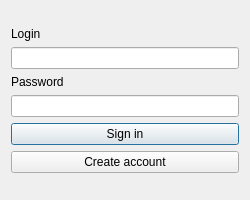
<?xml version="1.0" encoding="UTF-8"?>
<ui version="4.0">
 <class>SignInWindow</class>
 <widget class="QDialog" name="SignInWindow">
  <property name="geometry">
   <rect>
    <x>0</x>
    <y>0</y>
    <width>250</width>
    <height>200</height>
   </rect>
  </property>
  <property name="minimumSize">
   <size>
    <width>250</width>
    <height>200</height>
   </size>
  </property>
  <property name="windowTitle">
   <string>Dialog</string>
  </property>
  <layout class="QGridLayout" name="gridLayout">
   <item row="1" column="0">
    <layout class="QVBoxLayout" name="verticalLayout_2">
     <item>
      <layout class="QVBoxLayout" name="verticalLayout_Login">
       <item>
        <widget class="QLabel" name="lbLogin">
         <property name="text">
          <string>Login</string>
         </property>
        </widget>
       </item>
       <item>
        <widget class="QLineEdit" name="leLogin"/>
       </item>
      </layout>
     </item>
     <item>
      <layout class="QVBoxLayout" name="verticalLayout_Password">
       <item>
        <widget class="QLabel" name="lbPassword">
         <property name="text">
          <string>Password</string>
         </property>
        </widget>
       </item>
       <item>
        <widget class="QLineEdit" name="lineEdit">
         <property name="echoMode">
          <enum>QLineEdit::Password</enum>
         </property>
        </widget>
       </item>
      </layout>
     </item>
     <item>
      <layout class="QVBoxLayout" name="verticalLayout_Buttons">
       <item>
        <widget class="QPushButton" name="btnLogin">
         <property name="text">
          <string>Sign in</string>
         </property>
        </widget>
       </item>
       <item>
        <widget class="QPushButton" name="pushButton">
         <property name="text">
          <string>Create account</string>
         </property>
        </widget>
       </item>
      </layout>
     </item>
    </layout>
   </item>
   <item row="2" column="0">
    <spacer name="verticalSpacer">
     <property name="orientation">
      <enum>Qt::Vertical</enum>
     </property>
     <property name="sizeHint" stdset="0">
      <size>
       <width>20</width>
       <height>40</height>
      </size>
     </property>
    </spacer>
   </item>
   <item row="0" column="0">
    <spacer name="verticalSpacer_2">
     <property name="orientation">
      <enum>Qt::Vertical</enum>
     </property>
     <property name="sizeHint" stdset="0">
      <size>
       <width>20</width>
       <height>40</height>
      </size>
     </property>
    </spacer>
   </item>
  </layout>
 </widget>
 <resources/>
 <connections/>
</ui>
